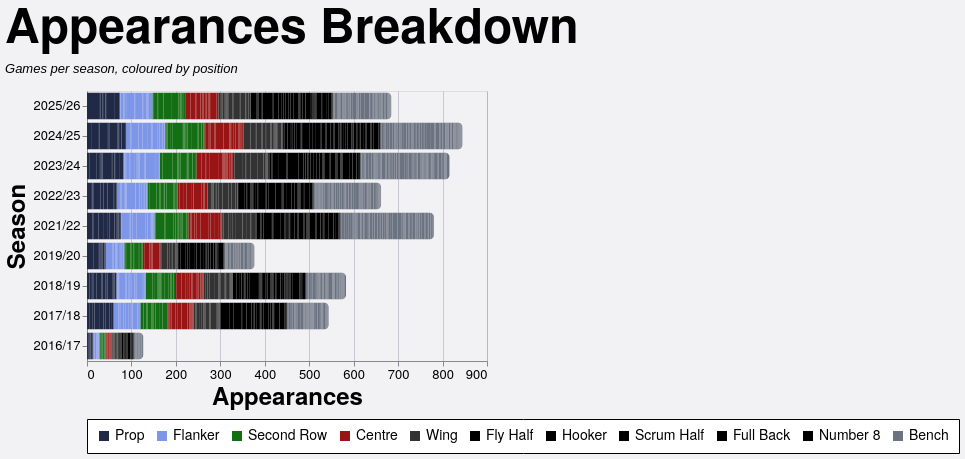

Source (Vega-Lite JSON):
### Vega-Lite specification from a JSON file in a GitHub repository (floating-point values rounded to 4 significant figures; data arrays with more than 128 entries replaced by an {"elided": "..."} marker saying what was removed)
{"config": {"axis": {"labelFont": "PT Sans Narrow, Helvetica Neue, Helvetica, Arial, sans-serif", "titleFont": "PT Sans Narrow, Helvetica Neue, Helvetica, Arial, sans-serif", "labelFontSize": 13, "titleFontSize": 24, "gridColor": "#202947", "gridOpacity": 0.2, "zindex": 1}, "text": {"font": "Lato, sans-serif"}, "bar": {"cornerRadiusEnd": 5}, "header": {"labelFont": "PT Sans Narrow, Helvetica Neue, Helvetica, Arial, sans-serif", "titleFont": "PT Sans Narrow, Helvetica Neue, Helvetica, Arial, sans-serif", "labelFontSize": 24, "titleFontSize": 28, "labelFontWeight": "bold", "orient": "left"}, "legend": {"labelFont": "PT Sans Narrow, Helvetica Neue, Helvetica, Arial, sans-serif", "titleFont": "PT Sans Narrow, Helvetica Neue, Helvetica, Arial, sans-serif", "labelFontSize": 14, "titleFontSize": 16, "titlePadding": 5, "fillColor": "white", "strokeColor": "black", "padding": 10, "titleFontWeight": "lighter", "titleFontStyle": "italic", "titleColor": "gray", "offset": 10}, "title": {"font": "PT Sans Narrow, Helvetica Neue, Helvetica, Arial, sans-serif", "fontSize": 48, "fontWeight": "bold", "anchor": "start", "align": "center", "titlePadding": 20, "subtitlePadding": 10, "subtitleFontSize": 13, "subtitleColor": "", "subtitleFontStyle": "italic", "offset": 15, "color": "black"}, "axisX": {"labelAngle": 0}, "facet": {"title": null, "header": null, "align": {"row": "each", "column": "each"}}, "resolve": {"scale": {"y": "independent", "facet": "independent"}}, "background": "#f2f1f4", "scale": {"offsetBandPaddingOuter": 0.2, "offsetBandPaddingInner": 0.1}}, "data": {"name": "data-83b8762b6ee5976b6e0b6d39ccb16257"}, "mark": {"type": "bar"}, "encoding": {"color": {"field": "color_value", "legend": {"orient": "bottom", "title": null}, "scale": {"domain": ["Prop", "Flanker", "Second Row", "Centre", "Wing", "Fly Half", "Hooker", "Scrum Half", "Full Back", "Number 8", "Bench"], "range": ["#202946", "#7d96e8", "#146f14", "#991515", "#333333", "#000000", "#000000", "#000000", "#000000", "#000000", "#6b7280"]}, "type": "nominal"}, "order": {"field": "stack_order", "type": "quantitative"}, "tooltip": [{"field": "player", "title": "Player", "type": "nominal"}, {"field": "season", "title": "Season", "type": "nominal"}, {"field": "color_value", "title": "Position", "type": "nominal"}, {"aggregate": "sum", "field": "apps", "title": "Appearances", "type": "quantitative"}], "x": {"aggregate": "sum", "field": "apps", "title": "Appearances", "type": "quantitative"}, "y": {"field": "season", "sort": {"field": "season_sort", "op": "max", "order": "descending"}, "title": "Season", "type": "nominal"}}, "height": {"step": 30}, "title": {"text": "Appearances Breakdown", "subtitle": "Games per season, coloured by position"}, "width": 400, "$schema": "https://vega.github.io/schema/vega-lite/v5.20.1.json", "datasets": {"data-83b8762b6ee5976b6e0b6d39ccb16257": {"elided": "2535 records"}}}
